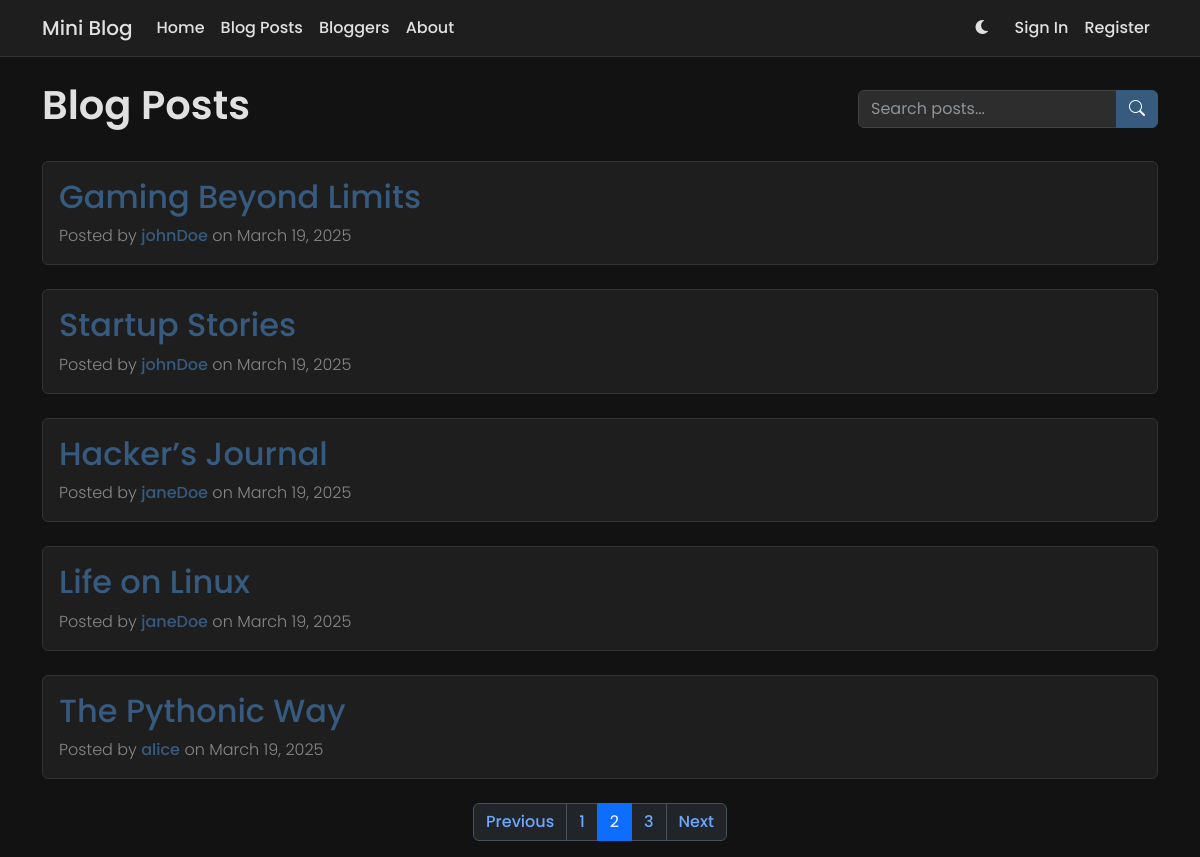
/blog/blogs/?page=2, run on the app's committed database.
### app/models.py (models this page shows, shortened)
class BlogPost(models.Model):
    title = models.CharField(max_length=200)
    content = models.TextField()
    author = models.ForeignKey(User, on_delete=models.CASCADE, related_name='blog_posts')
    created_at = models.DateTimeField(auto_now_add=True)
    updated_at = models.DateTimeField(auto_now=True)
    class Meta:
        ordering = ['-created_at']

class User(AbstractUser):
    bio = models.TextField(max_length=500, blank=True)
    location = models.CharField(max_length=100, blank=True)
    website = models.URLField(max_length=200, blank=True)
    profile_picture = models.ImageField(upload_to='profile_pics/', null=True, blank=True)
    created_at = models.DateTimeField(auto_now_add=True)
    updated_at = models.DateTimeField(auto_now=True)

### app/views.py (the view)
# urls.py: path('blog/blogs/', views.blog_list, name='blog_list'),
def blog_list(request):
    search_query = request.GET.get('search', '')
    if search_query:
        posts = BlogPost.objects.filter(
            models.Q(title__icontains=search_query) |
            models.Q(content__icontains=search_query) |
            models.Q(author__username__icontains=search_query)
        ).order_by('-created_at')
    else:
        posts = BlogPost.objects.all().order_by('-created_at')
    paginator = Paginator(posts, 5)
    page_number = request.GET.get('page')
    posts = paginator.get_page(page_number)
    return render(request, 'blog_list.html', {
        'posts': posts,
        'search_query': search_query
    })

### app/templates/blog_list.html (shortened to what this page needs)
{% extends 'base.html' %}
{% block content %}
<div class="row">
    <div class="col-md-12">
        <div class="d-flex justify-content-between align-items-center mb-4">
            <h1>Blog Posts</h1>
            <form action="{% url 'blog_list' %}" method="GET" class="d-flex gap-2">
                <div class="input-group" style="max-width: 300px;">
                    <input type="text" name="search" class="form-control" placeholder="Search posts..."
                           value="{{ search_query }}" aria-label="Search blog posts">
                    <button class="btn btn-primary" type="submit">
                        <i class="bi bi-search"></i>
                    </button>
                </div>
            </form>
        </div>
        {% for post in posts %}
            <div class="card mb-4">
                <div class="card-body">
                    <h2 class="card-title">
                        <a href="{% url 'blog_detail' post.id %}" class="text-decoration-none">{{ post.title }}</a>
                    </h2>
                    <p class="card-text text-muted">
                        Posted by <a href="{% url 'blogger_detail' post.author.id %}" class="text-decoration-none">{{ post.author.username }}</a>
                        on {{ post.created_at|date:"F j, Y" }}
                    </p>
                </div>
            </div>
        {% endfor %}
        {% if posts.has_other_pages %}
            <nav aria-label="Page navigation">
                <ul class="pagination justify-content-center">
                    {% if posts.has_previous %}
                        <li class="page-item">
                            <a class="page-link" href="?page={{ posts.previous_page_number }}{% if search_query %}&search={{ search_query }}{% endif %}">Previous</a>
                        </li>
                    {% endif %}
                    {% for num in posts.paginator.page_range %}
                        {% if posts.number == num %}
                            <li class="page-item active">
                                <span class="page-link">{{ num }}</span>
                            </li>
                        {% else %}
                            <li class="page-item">
                                <a class="page-link" href="?page={{ num }}{% if search_query %}&search={{ search_query }}{% endif %}">{{ num }}</a>
                            </li>
                        {% endif %}
                    {% endfor %}
                    {% if posts.has_next %}
                        <li class="page-item">
                            <a class="page-link" href="?page={{ posts.next_page_number }}{% if search_query %}&search={{ search_query }}{% endif %}">Next</a>
                        </li>
                    {% endif %}
                </ul>
            </nav>
        {% endif %}
    </div>
</div>
{% endblock %}

### app/templates/base.html (style rules this page uses)
:root[data-bs-theme="dark"] { --bg-color: #121212; --text-color: #e0e0e0; --card-bg: #1e1e1e; --card-border: #333; --navbar-bg: #1e1e1e; --navbar-border: #333; --form-bg: #2d2d2d; --form-border: #444; --form-focus-border: #375a7f; --form-focus-shadow: rgba(55, 90, 127, 0.25); --toast-bg: #1e1e1e; --toast-border: #333; --toast-header-bg: #2d2d2d; --modal-bg: #1e1e1e; --modal-border: #333; --modal-header-bg: #2d2d2d; --modal-footer-bg: #2d2d2d; }
body { background-color: var(--bg-color); color: var(--text-color); font-family: 'Poppins', sans-serif; }
.card { background-color: var(--card-bg); border: 1px solid var(--card-border); font-family: 'Poppins', sans-serif; }
.card-title { color: var(--text-color); font-weight: 600; }
.card-text { color: var(--text-color); font-weight: 300; }
.text-muted { color: #888 !important; }
.btn-primary { background-color: #375a7f; border-color: #375a7f; font-weight: 500; }
.form-control { background-color: var(--form-bg); border-color: var(--form-border); color: var(--text-color); font-family: 'Poppins', sans-serif; }
a { color: #375a7f; text-decoration: none; font-weight: 500; }
h1, h2, h3, h4, h5, h6 { font-weight: 600; color: var(--text-color); }
.btn { font-weight: 500; }

### data on the page
BlogPost: title "Gaming Beyond Limits", author.username "johnDoe", created_at "March 19, 2025"
BlogPost: title "Startup Stories", author.username "johnDoe", created_at "March 19, 2025"
BlogPost: title "Hacker’s Journal", author.username "janeDoe", created_at "March 19, 2025"
BlogPost: title "Life on Linux", author.username "janeDoe", created_at "March 19, 2025"
BlogPost: title "The Pythonic Way", author.username "alice", created_at "March 19, 2025"

### other printed values
{{ num }} "1" "3"
{{ num }} "2"
